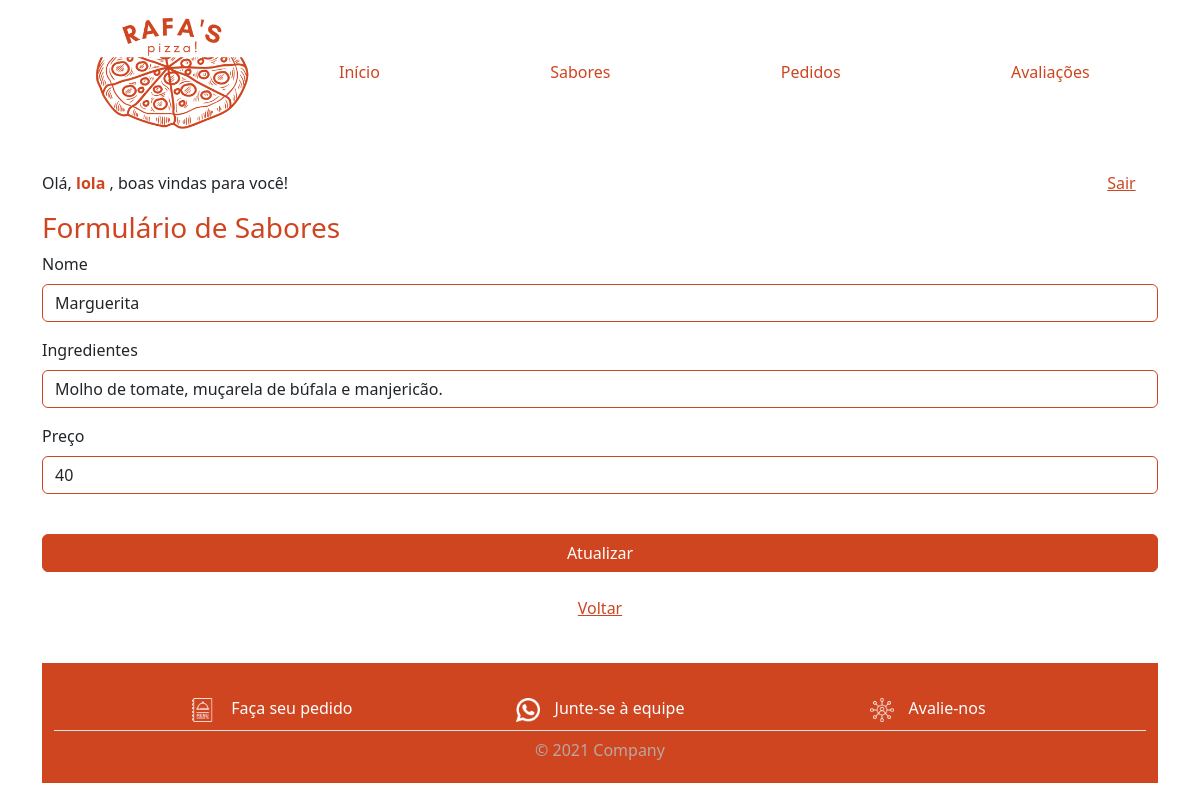
Page /view/SaborForm.php?id=5 (signed in) on the committed database.
### tables this page shows
CREATE TABLE IF NOT EXISTS `sabor` (
  `id` int NOT NULL AUTO_INCREMENT,
  `nome` varchar(100) NOT NULL,
  `ingredientes` varchar(600) NOT NULL,
  `preco` float NOT NULL,
  PRIMARY KEY (`id`)
);

### model/BD.class.php (called while the page is built, shortened)
<?php
class BD
{
    private $host = "localhost";
    private $dbname = "db_trabalho";
    private $port = 3306;
    private $usuario = "root";
    private $senha = "";
    private $db_charset = "utf8";
    public function conn()
    {
        $conn = "mysql:host=$this->host;dbname=$this->dbname;port=$this->port";
        return new PDO(
            $conn,
            $this->usuario,
            $this->senha,
            [PDO::MYSQL_ATTR_INIT_COMMAND => "SET NAMES " . $this->db_charset]
        );
    }
    public function buscar($nome_tabela, $id)
    {
        $conn = $this->conn();
        $sql = "SELECT * FROM $nome_tabela WHERE id=?;";
        $st = $conn->prepare($sql);
        $st->execute([$id]);
        return $st->fetchObject();
    }
}

### controller/SaborController.php (called while the page is built, shortened)
<?php
include "../model/BD.class.php";
class SaborController {
    private $model;
    private $table = "sabor";
    public function __construct(){
        $this->model = new BD();
    }
    public function buscar($id){
        return $this->model->buscar($this->table, $id);
    }
}

### view/SaborForm.php (the view, shortened to what this page needs)
<?php
include_once '../controller/SaborController.php';
include "base/header.php";
$sabor = new SaborController();
if (!empty($_GET['id'])) {
  $data = $sabor->buscar($_GET['id']);
}
?>
<main class="container">
  <form action="SaborForm.php" method="post">
    <h3 id="redColor">Formulário de Sabores</h3>
    <div class="mb-3">
      <label for="" class="form-label">Nome</label>
      <input type="text" class="form-control" id="redBorder" name="nome" value="<?php echo (!empty($data->nome) ? $data->nome : "") ?>">
    </div>
    <div class="mb-3">
      <label for="" class="form-label">Ingredientes</label>
      <input type="text" class="form-control" id="redBorder" name="ingredientes" value="<?php echo (!empty($data->ingredientes) ? $data->ingredientes : "") ?>">
    </div>
    <div class="mb-3">
      <label for="" class="form-label">Preço</label>
      <input type="text" class="form-control" id="redBorder" name="preco" value="<?php echo (!empty($data->preco) ? $data->preco : "") ?>">
    </div><br>
    <div class="d-grid gap-2">
      <button type="submit" class="btn btn-primary" id="redButton">
        <?php echo (empty($_GET['id']) ? "Salvar" : "Atualizar") ?>
      </button>
    </div><br>
    <div class="d-flex justify-content-center">
      <a href="SaborList.php" id="redColor">Voltar</a>
    </div><br>
  </form>
</main>
<?php
include "base/rodape.php";

### css/style.css (style rules this page uses)
html { height: 100%; width: 100%; }
#redBorder { border-color: #CF4520; }
#redColor { color: #CF4520; }
#redButton { background-color: #CF4520; border-color: #CF4520; }

### rows in the picture
sabor: nome "Marguerita", ingredientes "Molho de tomate, muçarela de búfala e manjericão.", preco "40"

### other values in the picture
$login "lola"
